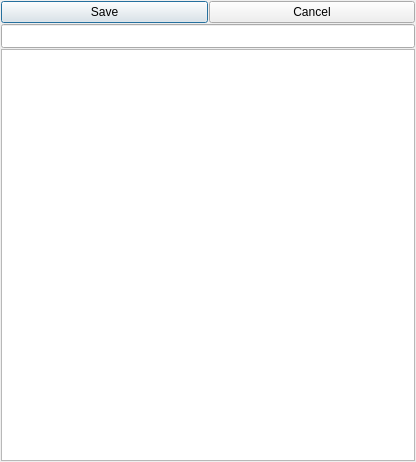
<?xml version="1.0" encoding="UTF-8"?>
<ui version="4.0">
 <author>Bernd Stramm &lt;bernd.stramm@gmail.com&gt;</author>
 <class>ConfigEdit</class>
 <widget class="QDialog" name="ConfigEdit">
  <property name="geometry">
   <rect>
    <x>0</x>
    <y>0</y>
    <width>416</width>
    <height>462</height>
   </rect>
  </property>
  <property name="sizePolicy">
   <sizepolicy hsizetype="Preferred" vsizetype="Preferred">
    <horstretch>10</horstretch>
    <verstretch>0</verstretch>
   </sizepolicy>
  </property>
  <property name="windowTitle">
   <string>Preference Settings</string>
  </property>
  <property name="windowIcon">
   <iconset resource="../fteller.qrc">
    <normaloff>:/fteller.png</normaloff>:/fteller.png</iconset>
  </property>
  <property name="modal">
   <bool>false</bool>
  </property>
  <layout class="QGridLayout" name="gridLayout">
   <item row="0" column="0">
    <layout class="QHBoxLayout" name="horizontalLayout">
     <item>
      <widget class="QPushButton" name="saveButton">
       <property name="sizePolicy">
        <sizepolicy hsizetype="Expanding" vsizetype="Fixed">
         <horstretch>0</horstretch>
         <verstretch>0</verstretch>
        </sizepolicy>
       </property>
       <property name="text">
        <string>Save</string>
       </property>
      </widget>
     </item>
     <item>
      <widget class="QPushButton" name="cancelButton">
       <property name="sizePolicy">
        <sizepolicy hsizetype="Expanding" vsizetype="Fixed">
         <horstretch>0</horstretch>
         <verstretch>0</verstretch>
        </sizepolicy>
       </property>
       <property name="text">
        <string>Cancel</string>
       </property>
      </widget>
     </item>
    </layout>
   </item>
   <item row="1" column="0">
    <widget class="QLineEdit" name="fileName">
     <property name="sizePolicy">
      <sizepolicy hsizetype="Expanding" vsizetype="MinimumExpanding">
       <horstretch>10</horstretch>
       <verstretch>1</verstretch>
      </sizepolicy>
     </property>
     <property name="minimumSize">
      <size>
       <width>0</width>
       <height>24</height>
      </size>
     </property>
     <property name="readOnly">
      <bool>true</bool>
     </property>
    </widget>
   </item>
   <item row="2" column="0">
    <widget class="QTreeView" name="configView">
     <property name="sizePolicy">
      <sizepolicy hsizetype="Expanding" vsizetype="Expanding">
       <horstretch>10</horstretch>
       <verstretch>20</verstretch>
      </sizepolicy>
     </property>
     <attribute name="headerVisible">
      <bool>true</bool>
     </attribute>
    </widget>
   </item>
  </layout>
 </widget>
 <layoutdefault spacing="1" margin="1"/>
 <resources>
  <include location="../fteller.qrc"/>
 </resources>
 <connections/>
</ui>
